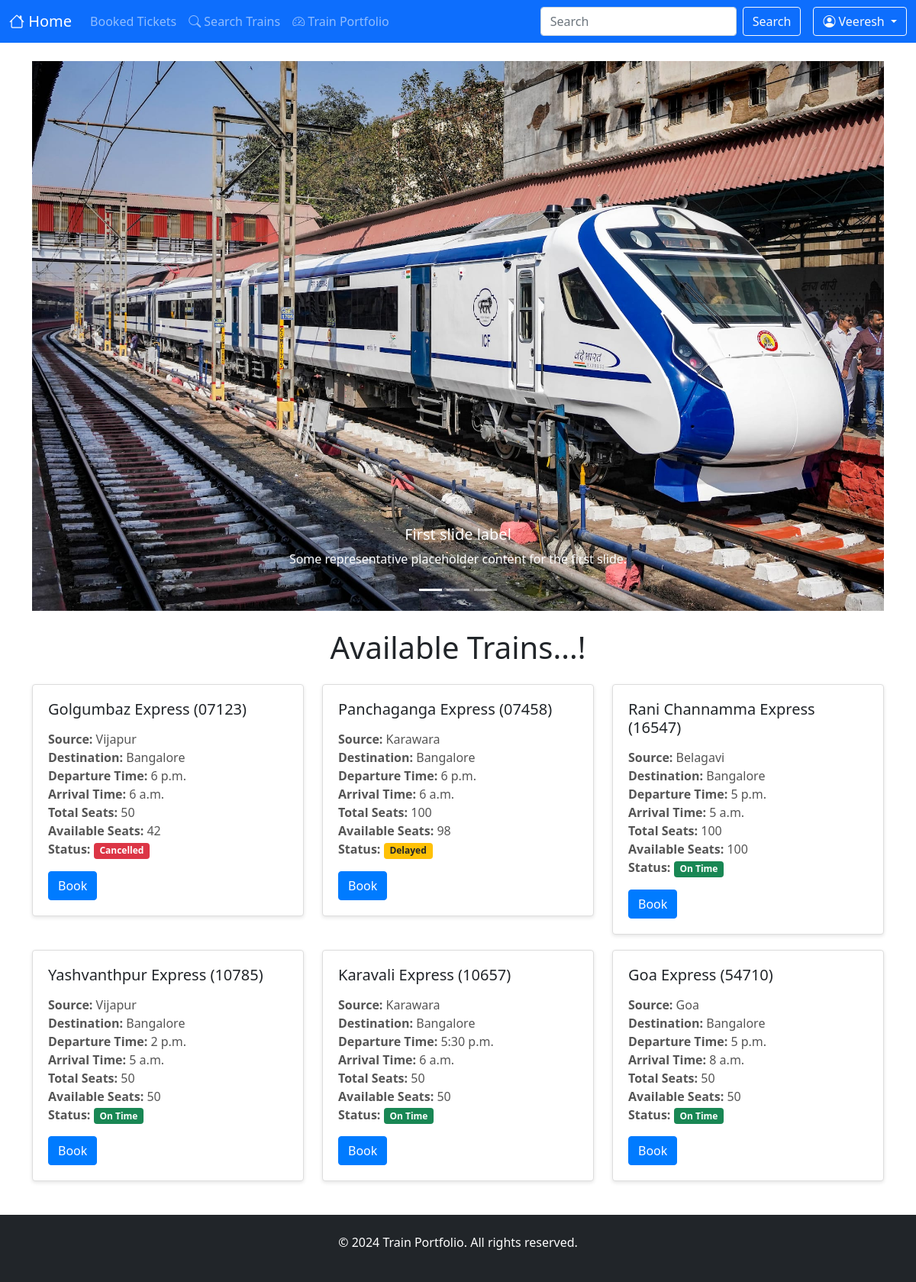
/ (signed in), run on the app's committed database.
### enquiry/models.py (models this page shows, shortened)
class Train(models.Model):
    SEAT_CATEGORY_CHOICES = [
        ('SL', 'Sleeper'),
        ('FC', 'First Class'),
        ('SC', 'Second Class'),
        ('1T', '1st Tier'),
    ]
    STATUS_CHOICES = [
        ('On Time', 'On Time'),
        ('Delayed', 'Delayed'),
        ('Cancelled', 'Cancelled'),
    ]
    train_number = models.CharField(max_length=10, unique=True)
    name = models.CharField(max_length=100)
    source = models.CharField(max_length=100)
    destination = models.CharField(max_length=100)
    departure_time = models.TimeField()
    arrival_time = models.TimeField()
    total_seats = models.PositiveIntegerField(default=50)
    available_seats = models.PositiveIntegerField(default=50)
    is_cancelled = models.BooleanField(default=False)
    sleeper_price = models.DecimalField(max_digits=8, decimal_places=2, default=100)
    first_class_price = models.DecimalField(max_digits=8, decimal_places=2, default=200)
    second_class_price = models.DecimalField(max_digits=8, decimal_places=2, default=150)
    first_tier_price = models.DecimalField(max_digits=8, decimal_places=2, default=300)
    status = models.CharField(max_length=20, choices=STATUS_CHOICES, default='On Time')

### enquiry/views.py (the view)
# urls.py: path('', views.index, name='index'),
def index(request):
    trains = Train.objects.all()
    return render(request, 'enquiry/index.html', {'trains': trains})

### enquiry/templates/enquiry/index.html (shortened to what this page needs)
<!DOCTYPE html>
<html lang="en">
<head>
    <link href="https://cdn.jsdelivr.net/npm/bootstrap@5.0.2/dist/css/bootstrap.min.css" rel="stylesheet">
    <link rel="stylesheet" href="https://cdn.jsdelivr.net/npm/bootstrap-icons@1.5.0/font/bootstrap-icons.css">
</head>
<body>
{% load static %}
<nav class="navbar navbar-expand-lg navbar-dark bg-primary">
    <div class="container-fluid">
        <a href="{% url 'index' %}" class="navbar-brand">
            <i class="bi bi-house"></i> Home
        </a>
        <div class="collapse navbar-collapse" id="navbarCollapse2">
            <div class="navbar-nav">
                {% if user.is_authenticated %}
                <a href="{% url 'booked_tickets' %}" class="nav-item nav-link">
                     Booked Tickets
                </a>
                <a href="{% url 'search_trains' %}" class="nav-item nav-link">
                    <i class="bi bi-search"></i> Search Trains
                </a>
                <a href="{% url 'train_portfolio' %}" class="nav-item nav-link">
                    <i class="bi bi-speedometer2"></i> Train Portfolio
                </a>
                {% endif %}
            </div>
            <form class="d-flex ms-auto">
                <input type="text" class="form-control me-sm-2" placeholder="Search">
                <button type="submit" class="btn btn-outline-light">
                    Search
                </button>
            </form>
            {% if user.is_authenticated %}
            <div class="dropdown ms-3">
                <button class="btn btn-outline-light dropdown-toggle" type="button" id="userDropdown"
                        data-bs-toggle="dropdown" aria-expanded="false">
                    <i class="bi bi-person-circle"></i> {{ user.username }}
                </button>
            </div>
            {% endif %}
        </div>
    </div>
</nav>
<div class="container my-4">
    <div id="carouselExampleCaptions" class="carousel slide" data-bs-ride="carousel">
        <div class="carousel-indicators">
            <button type="button" data-bs-target="#carouselExampleCaptions" data-bs-slide-to="0" class="active"
                    aria-current="true" aria-label="Slide 1"></button>
            <button type="button" data-bs-target="#carouselExampleCaptions" data-bs-slide-to="1"
                    aria-label="Slide 2"></button>
            <button type="button" data-bs-target="#carouselExampleCaptions" data-bs-slide-to="2"
                    aria-label="Slide 3"></button>
        </div>
        <div class="carousel-inner">
            <div class="carousel-item active">
                <img src="{% static 'images/slide4.jpg' %}" class="d-block w-100" alt="Slide 1">
                <div class="carousel-caption d-none d-md-block">
                    <h5>First slide label</h5>
                    <p>Some representative placeholder content for the first slide.</p>
                </div>
            </div>
        </div>
        <button class="carousel-control-prev" type="button" data-bs-target="#carouselExampleCaptions"
                data-bs-slide="prev">
            <span class="carousel-control-prev-icon" aria-hidden="true"></span>
        </button>
        <button class="carousel-control-next" type="button" data-bs-target="#carouselExampleCaptions"
                data-bs-slide="next">
            <span class="carousel-control-next-icon" aria-hidden="true"></span>
        </button>
    </div>
    <h1 class="my-4 text-center">Available Trains...!</h1>
    {% if user.is_authenticated %}
    <div class="row">
    {% for train in trains %}
    <div class="col-md-4">
        <div class="card train-card">
            <div class="card-body">
                <h5 class="card-title">{{ train.name }} ({{ train.train_number }})</h5>
                <p class="card-text">
                    <strong>Source:</strong> {{ train.source }}<br>
                    <strong>Destination:</strong> {{ train.destination }}<br>
                    <strong>Departure Time:</strong> {{ train.departure_time }}<br>
                    <strong>Arrival Time:</strong> {{ train.arrival_time }}<br>
                    <strong>Total Seats:</strong> {{ train.total_seats }}<br>
                    <strong>Available Seats:</strong> {{ train.available_seats }}<br>
                    <strong>Status:</strong>
                    {% if train.status == 'On Time' %}
                        <span class="badge bg-success">{{ train.status }}</span>
                    {% elif train.status == 'Delayed' %}
                        <span class="badge bg-warning text-dark">{{ train.status }}</span>
                    {% elif train.status == 'Cancelled' %}
                        <span class="badge bg-danger">{{ train.status }}</span>
                    {% else %}
                        <span class="badge bg-info">{{ train.status }}</span>
                    {% endif %}
                    <br>
                </p>
                <a href="{% url 'book_ticket' train.id %}" class="btn btn-primary">
                     Book
                </a>
            </div>
        </div>
    </div>
    {% endfor %}
</div>
    {% else %}
    <p class="text-center">Please <a href="{% url 'login' %}">login</a> to see the train details.</p>
    {% endif %}
</div>
<footer class="bg-dark text-white text-center py-4">
    <p>&copy; 2024 Train Portfolio. All rights reserved.</p>
</footer>
</body>
</html>

### enquiry/templates/enquiry/index.html (style rules this page uses)
.train-card { margin-bottom: 20px; border: 1px solid #ddd; box-shadow: 0 2px 5px rgba(0,0,0,0.1); transition: transform 0.2s, box-shadow 0.2s; }
.train-card .card-body { padding: 20px; }
.train-card .card-title { font-size: 1.25rem; margin-bottom: 15px; }
.train-card .card-text { font-size: 1rem; color: #555; }
.train-card .btn-primary { background-color: #007bff; border-color: #007bff; }

### data on the page
Train: name "Golgumbaz Express", train_number "07123", source "Vijapur", destination "Bangalore", departure_time "6 p.m.", arrival_time "6 a.m.", total_seats "50", available_seats "42", status "Cancelled"
Train: name "Panchaganga Express", train_number "07458", source "Karawara", destination "Bangalore", departure_time "6 p.m.", arrival_time "6 a.m.", total_seats "100", available_seats "98", status "Delayed"
Train: name "Rani Channamma Express", train_number "16547", source "Belagavi", destination "Bangalore", departure_time "5 p.m.", arrival_time "5 a.m.", total_seats "100", available_seats "100", status "On Time"
Train: name "Yashvanthpur Express", train_number "10785", source "Vijapur", destination "Bangalore", departure_time "2 p.m.", arrival_time "5 a.m.", total_seats "50", available_seats "50", status "On Time"
Train: name "Karavali Express", train_number "10657", source "Karawara", destination "Bangalore", departure_time "5:30 p.m.", arrival_time "6 a.m.", total_seats "50", available_seats "50", status "On Time"
Train: name "Goa Express", train_number "54710", source "Goa", destination "Bangalore", departure_time "5 p.m.", arrival_time "8 a.m.", total_seats "50", available_seats "50", status "On Time"

### other printed values
{{ user.username }} "Veeresh"
